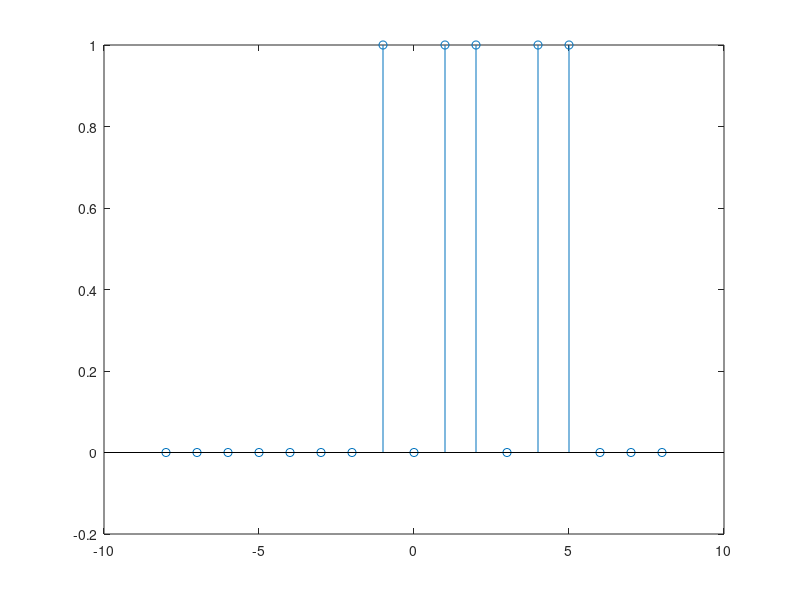

MATLAB code for this plot:
% v1 = [1 0 1 1 0 1 1 0 0];
% v2 = [0 1 0];
% u = conv(v1, v2);
% 
% a=0;
% b=0;
% 
% p=a:a+(length(v1)-1);
% subplot(3,1,1),stem(p,v1);
% grid on;
% xlabel('Time');
% ylabel('Amplitude');
% title('Input:v1(n)');
% 
% q=b:b+(length(v2)-1);
% subplot(3,1,2),stem(q,v2);
% grid on;
% xlabel('Time');
% ylabel('Amplitude');
% title('Input:v2(n)');
% 
% n=a-length(v2)+1:length(u)+a+b-length(v2);
% subplot(3,1,3),stem(n,u);
% grid on;
% disp(u);
% xlabel('Time');
% ylabel('Amplitude');
% title('Linear convolution');
% 

% ---------- 2--------------- 
v1 = [1 0 1 1 0 1 1 0 0];
v2 = [0 1 0];
[u1 lags] = xcorr(v1, v2);
figure,stem(lags,u1);








